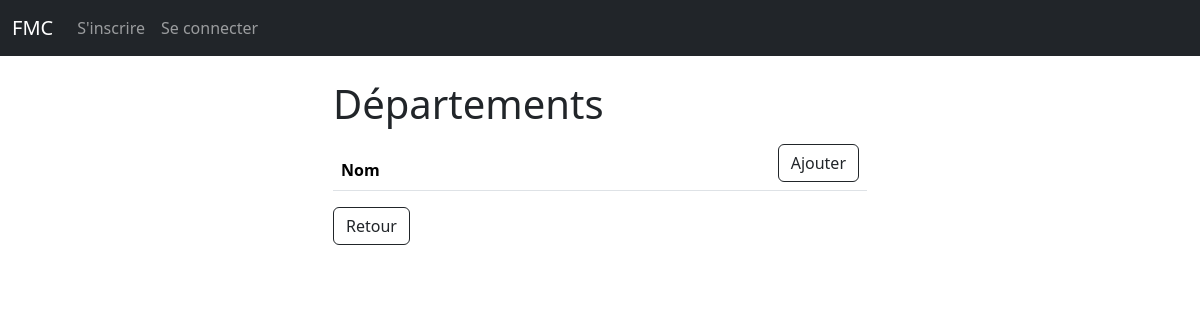
/departments/, run on an earlier commit of the app's database.
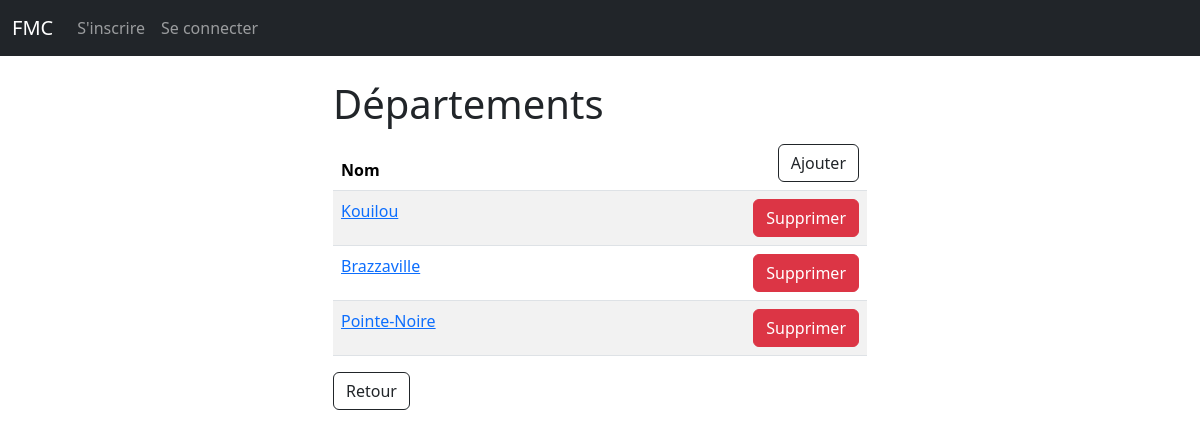
And on a later commit of the database.
### gestione/models.py (models this page shows, shortened)
class TimestampModel(models.Model):
    created_at = models.DateTimeField(auto_now_add=True)
    updated_at = models.DateTimeField(auto_now=True)
    class Meta:
        abstract = True

class Department(TimestampModel):
    name = models.CharField(max_length=100, unique=True)

### gestione/views.py (the view)
# urls.py: path('departments/', views.list_departments, name='departments'),
def list_departments(request):
    departments = Department.objects.all()
    return render(request, 'gestione/pages/departements.html', {'departments': departments})

### gestione/templates/gestione/pages/departements.html (shortened to what this page needs)
{% extends 'gestione/layouts/base.html'%}
{% block content %}
    <div class="container text-lg-start">
      <div class="row">
        <div class="col"></div>
        <div class="col-6">
            <h1>Départements</h1>
                <table class="table table-striped table-hover ">
                    <thead>
                        <tr>
                            <th scope="col">Nom</th>
                            <th scope="col"></th>
                            <th scope="col" class="text-end"><a class="btn btn-outline-dark" href="{% url 'gestione:add_department' %}">Ajouter</a></th>
                        </tr>
                    </thead>
                    <tbody>
                        {% if departments %}
                        {% for department in departments %}
                            <tr>
                                <td><a href="{% url 'gestione:department_record' department.id %}">{{department.name}}</a></td>
                                <td></td>
                                <td class="text-end"><a class="btn btn-danger" href="{% url 'gestione:delete_department' department.id %}">Supprimer</a></td>
                            </tr>
                        {% endfor %}
                        {% endif %}
                    </tbody>
                </table>
            <a class="btn btn-outline-dark" href="{% url 'gestione:dashboard' %}">Retour</a>
        </div>
        <div class="col"></div>
      </div>
</div>
{% endblock %}

What changed in the data, as far as the page shows it:
added Department: name "Kouilou"
added Department: name "Brazzaville"
added Department: name "Pointe-Noire"
